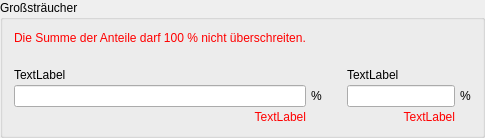
            <widget class="QgsCollapsibleGroupBox" name="mGroupBox_12">
             <property name="enabled">
              <bool>true</bool>
             </property>
             <property name="title">
              <string>Großsträucher</string>
             </property>
             <property name="collapsed">
              <bool>true</bool>
             </property>
             <layout class="QGridLayout" name="gridLayout_40">
              <property name="horizontalSpacing">
               <number>5</number>
              </property>
              <property name="verticalSpacing">
               <number>3</number>
              </property>
              <item row="3" column="3">
               <widget class="QLineEdit" name="weiserpflanzenbrombeere">
                <property name="alignment">
                 <set>Qt::AlignRight|Qt::AlignTrailing|Qt::AlignVCenter</set>
                </property>
               </widget>
              </item>
              <item row="3" column="1">
               <widget class="QLabel" name="label_29">
                <property name="text">
                 <string>%</string>
                </property>
               </widget>
              </item>
              <item row="3" column="0">
               <widget class="QLineEdit" name="weiserpflanzenhimbeere">
                <property name="alignment">
                 <set>Qt::AlignRight|Qt::AlignTrailing|Qt::AlignVCenter</set>
                </property>
               </widget>
              </item>
              <item row="4" column="3">
               <widget class="QLabel" name="weiserpflanzenbrombeereError">
                <property name="styleSheet">
                 <string notr="true">color:red</string>
                </property>
                <property name="text">
                 <string>TextLabel</string>
                </property>
                <property name="alignment">
                 <set>Qt::AlignRight|Qt::AlignTrailing|Qt::AlignVCenter</set>
                </property>
               </widget>
              </item>
              <item row="2" column="3">
               <widget class="QLabel" name="weiserpflanzenbrombeereLabel">
                <property name="text">
                 <string>TextLabel</string>
                </property>
               </widget>
              </item>
              <item row="0" column="0">
               <widget class="QLabel" name="grosstraucherError">
                <property name="styleSheet">
                 <string notr="true">color:red</string>
                </property>
                <property name="text">
                 <string>Die Summe der Anteile darf 100 % nicht überschreiten.</string>
                </property>
               </widget>
              </item>
              <item row="2" column="0">
               <widget class="QLabel" name="weiserpflanzenhimbeereLabel">
                <property name="text">
                 <string>TextLabel</string>
                </property>
               </widget>
              </item>
              <item row="4" column="0">
               <widget class="QLabel" name="weiserpflanzenhimbeereError">
                <property name="styleSheet">
                 <string notr="true">color:red</string>
                </property>
                <property name="text">
                 <string>TextLabel</string>
                </property>
                <property name="alignment">
                 <set>Qt::AlignRight|Qt::AlignTrailing|Qt::AlignVCenter</set>
                </property>
               </widget>
              </item>
              <item row="3" column="2">
               <spacer name="horizontalSpacer_14">
                <property name="orientation">
                 <enum>Qt::Horizontal</enum>
                </property>
                <property name="sizeType">
                 <enum>QSizePolicy::Fixed</enum>
                </property>
                <property name="sizeHint" stdset="0">
                 <size>
                  <width>20</width>
                  <height>20</height>
                 </size>
                </property>
               </spacer>
              </item>
              <item row="1" column="0">
               <spacer name="verticalSpacer_61">
                <property name="orientation">
                 <enum>Qt::Vertical</enum>
                </property>
                <property name="sizeType">
                 <enum>QSizePolicy::Fixed</enum>
                </property>
                <property name="sizeHint" stdset="0">
                 <size>
                  <width>20</width>
                  <height>20</height>
                 </size>
                </property>
               </spacer>
              </item>
              <item row="3" column="4">
               <widget class="QLabel" name="label_30">
                <property name="text">
                 <string>%</string>
                </property>
               </widget>
              </item>
             </layout>
            </widget>
